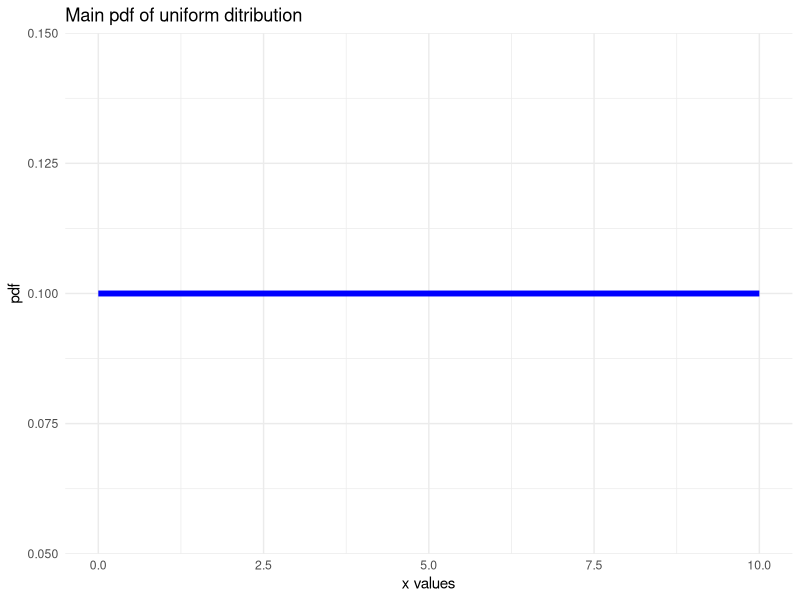
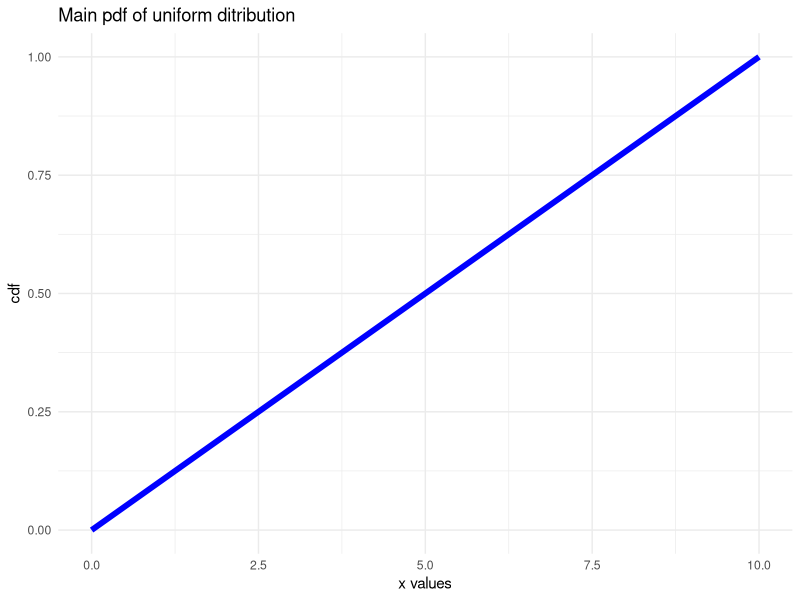
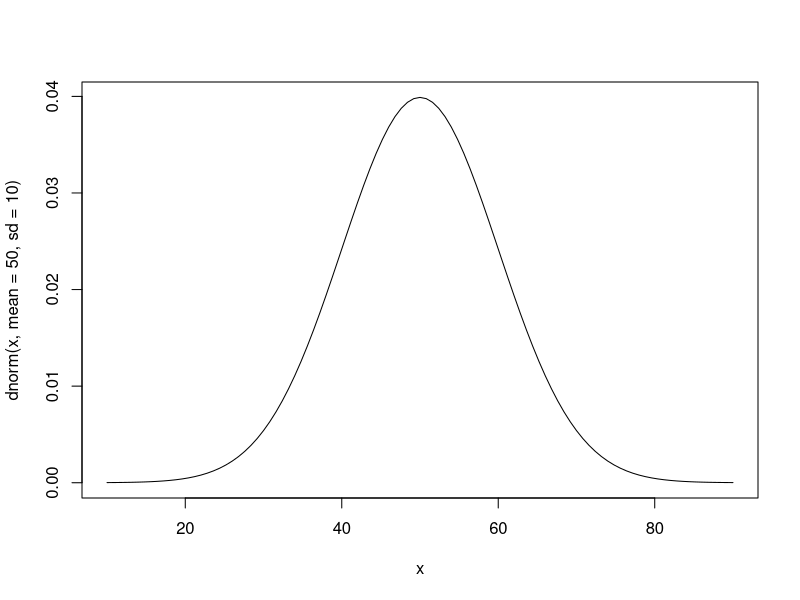
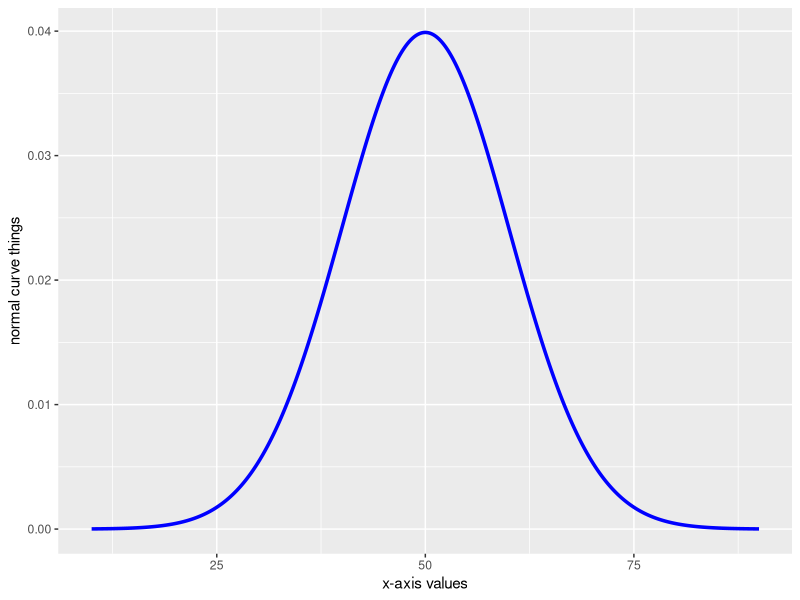
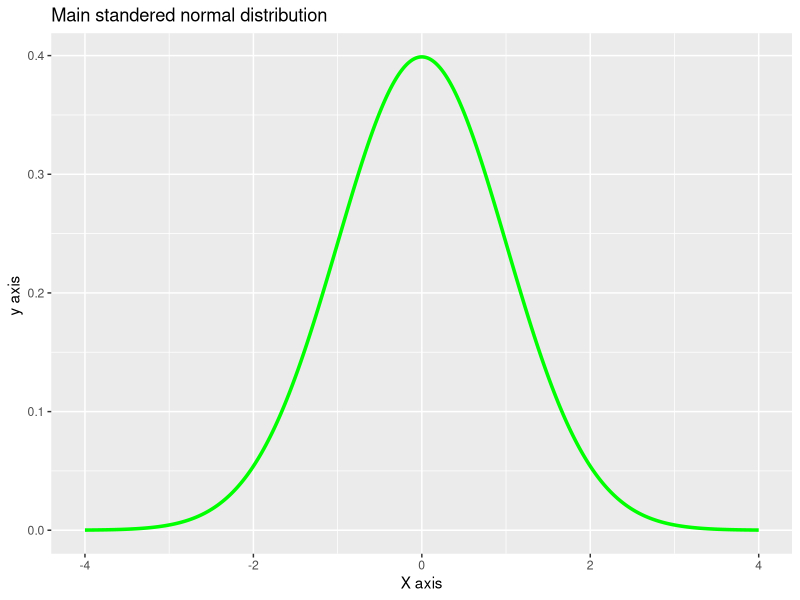
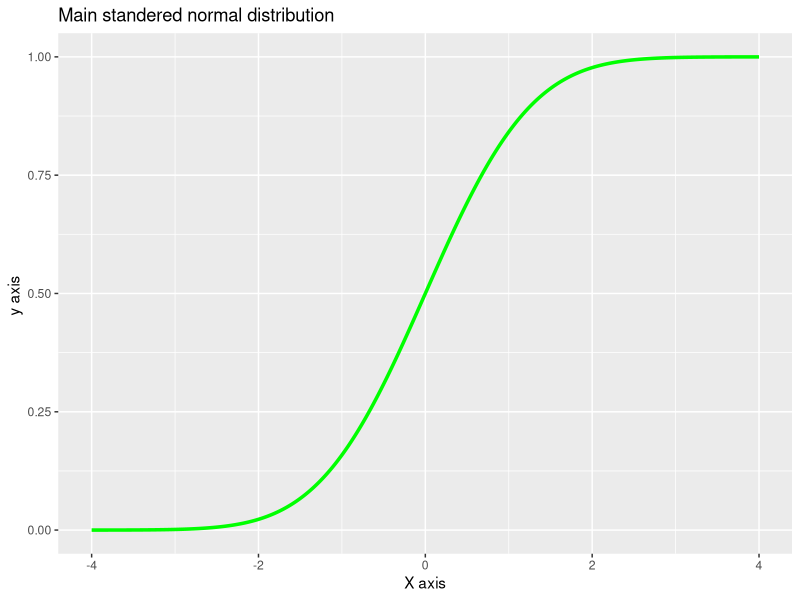
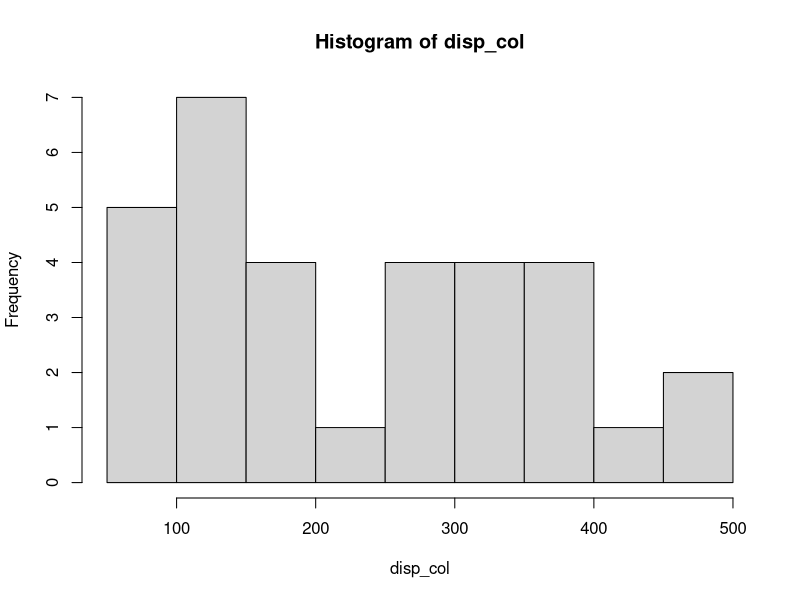
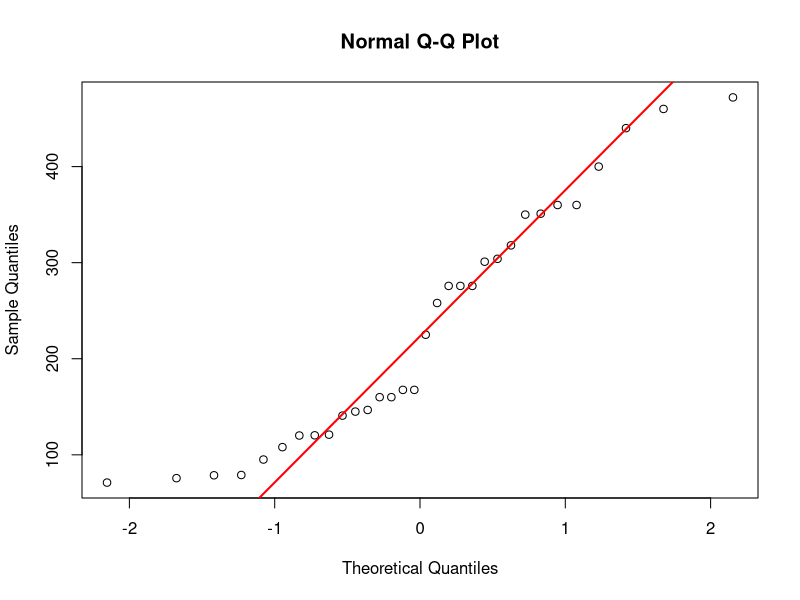

The R source for these figures, in order:
## ---- chunk 1
knitr::opts_chunk$set(echo = TRUE)
## ---- chunk 2
#density at 5
dunif(5,min=0,max=10)
punif(5,min=0,max=10)
qunif(0.95,min=0,max = 10)
random_numbers=runif(10,min = 0,max = 10)
random_numbers



library(ggplot2)

x<-seq(0,10,length.out=1000)
pdf<-dunif(x,min=0,max = 10)

unfirom_data<-data.frame(
  x=x,
  pdf=pdf
)

ggplot(unfirom_data,aes(x,pdf))+
  geom_line(colour = 'blue',linewidth = 2)+
  labs(
    x="x values",
    y="pdf",
    title = "Main pdf of uniform ditribution"
  )+
  theme_minimal()

## ---- chunk 3

cdf<-punif(x,min = 0,max = 10)
uniform_cdf<-data.frame(
  x=x,
  cdf=cdf
)
ggplot(uniform_cdf,aes(x,cdf))+
  geom_line(colour = 'blue',linewidth = 2)+
  labs(
    x="x values",
    y="cdf",
    title = "Main pdf of uniform ditribution"
  )+
  theme_minimal()



## ---- chunk 4
dnorm(60,mean = 50,sd=10)
pnorm(60,mean=50,sd=10)
pnorm(60,mean=50,sd=10)
qnorm(0.95,mean = 50,sd=10)
rnorm(10,mean=50,sd=10)
x<-60
curve(dnorm(x,mean=50,sd=10),
      from = 10,to=90)
library(ggplot2)
x_values<-seq(10,90,length.out=1000)
pdf_norm<-dnorm(x_values,mean = 50,sd=10)
my_data<-data.frame(
  x=x_values,
  pdf_norm=pdf_norm
)
ggplot(my_data,aes(x,pdf_norm))+
  geom_line(color='blue',linewidth=1.2)+
  labs(
    x="x-axis values",
    y="normal curve things"
  )

## ---- chunk 5

dnorm(1.96)
pnorm(1.96)
pnorm(1.96,lower.tail = FALSE)
qnorm(0.976)
rnorm(10)

std_norm<-seq(-4,4,length.out=1000)
pdf_std_norm<-dnorm(std_norm)
std_data<-data.frame(
  x=std_norm,
  pdf=pdf_std_norm
)
ggplot(std_data,aes(x,pdf))+
  geom_line(color='green',linewidth = 1.2)+
  labs(
    x="X axis",
    y="y axis ",
    title = "Main standered normal distribution"
  )

## ---- chunk 6
std_norm<-seq(-4,4,length.out=1000)
cdf_std_norm<-pnorm(std_norm)
std_data<-data.frame(
  x=std_norm,
  cdf=cdf_std_norm
)
ggplot(std_data,aes(x,cdf))+
  geom_line(color='green',linewidth = 1.2)+
  labs(
    x="X axis",
    y="y axis ",
    title = "Main standered normal distribution"
  )

## ---- chunk 7
##Checking normality
## ---- chunk 8
datasets::mtcars

disp_col<-mtcars$disp
hist(disp_col)

## ---- chunk 9
qqnorm(disp_col,main = "Normal Q-Q Plot")
qqline(disp_col, col = "red", lwd = 2)
## ---- chunk 10
shapiro.test(disp_col)

## ---- chunk 11
library(nortest)

ad.test(disp_col)
## ---- chunk 12


population<-1:100

simple_random<-sample(population,10,replace = FALSE)
print(simple_random)
